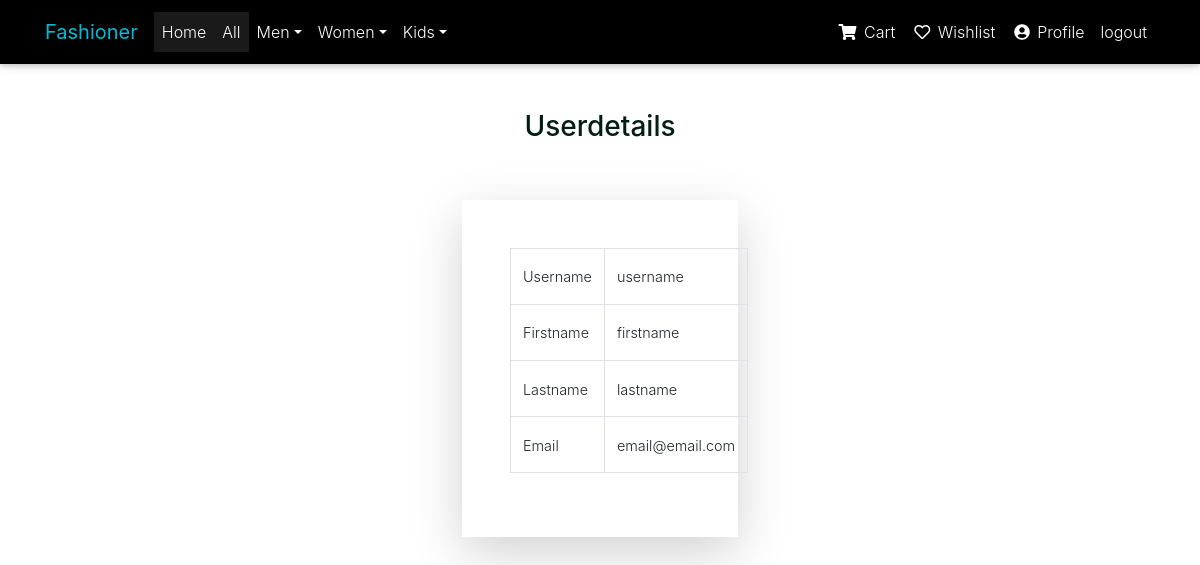
The page /home/profile/ (signed in) on the database as committed earlier.
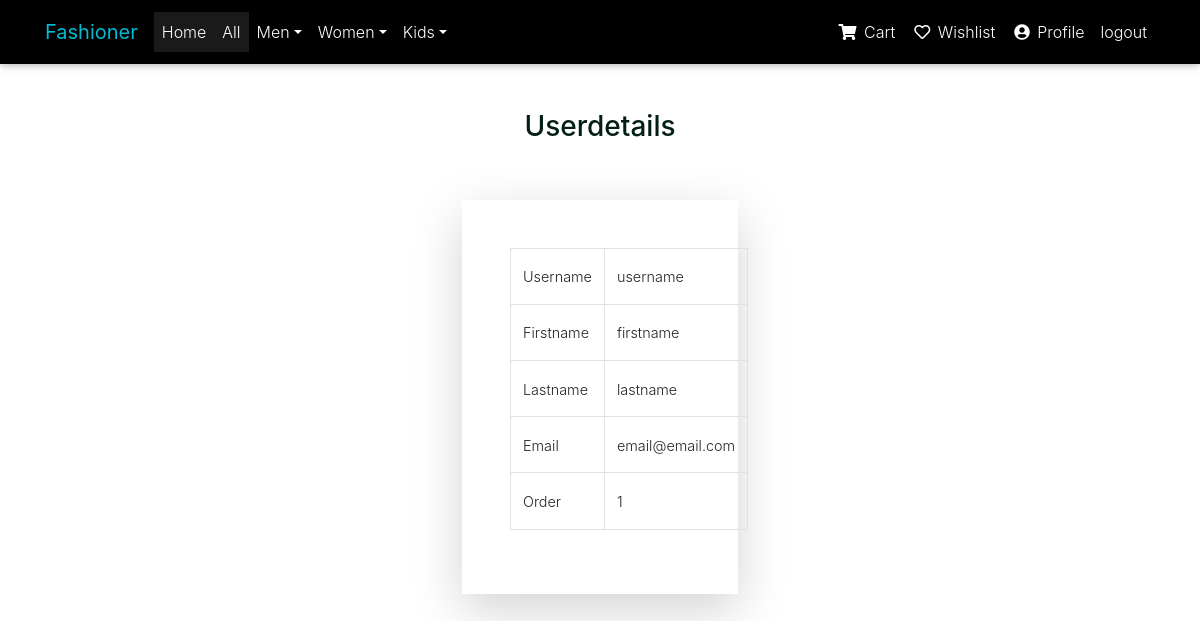
The same page on the database as committed later.
### FashionerMain/models.py (models this page shows)
class Order(models.Model):
    user = models.ForeignKey(User, on_delete=models.DO_NOTHING)
    products = models.ManyToManyField(Cart)
    ordered_date = models.DateTimeField(auto_now_add=True)
    address = models.CharField(max_length = 1000, default="")
    address2 = models.CharField(max_length = 1000, default="")
    country = models.CharField(max_length = 50, default="")
    state = models.CharField(max_length = 50, default="")
    pincode = models.CharField(max_length = 6, default="")
    total_amount = models.IntegerField(default=0)

### FashionerMain/views.py (the view)
# urls.py: path('profile/', views.profile_page, name='profile'),
def profile_page(request):
    orders = Order.objects.filter(user = request.user)
    context = {
        'orders': orders,
        'men': men,
        'women': women,
        'girls': girls,
        'boys': boys,
    }
    return render(request, "profile.html", context)

### templates/profile.html (shortened to what this page needs)
{% load static %}
<!doctype html>
<html lang="en">
<head>
    <link href="https://cdn.jsdelivr.net/npm/bootstrap@5.0.0-beta2/dist/css/bootstrap.min.css" rel="stylesheet">
    <link rel="stylesheet" href="https://use.fontawesome.com/releases/v5.11.2/css/all.css">
    <link href="{% static 'css/bootstrap.min.css' %}" rel="stylesheet">
    <link href="{% static 'css/mdb.min.css' %}" rel="stylesheet">
    <link href="{% static 'css/style.min.css' %}" rel="stylesheet">
</head>
<body>
    {% include "navbar.html" %}
    <div style="padding-top: 110px; color: rgb(3, 31, 21);">
        <h3 class="text-center">Userdetails</h3>
    </div>
    <div class="h-75 p-lg-5">
        <div class="container shadow-lg p-3 mb-5 bg-body w-25 h-150 p-lg-5">
            <table class="table table-bordered table-hover">
                <tr>
                    <td>Username</td>
                    <td>{{user.username}}</td>
                </tr>
                <tr>
                    <td>Firstname</td>
                    <td>{{user.first_name}}</td>
                </tr>
                <tr>
                    <td>Lastname</td>
                    <td>{{user.last_name}}</td>
                </tr>
                <tr>
                    <td>Email</td>
                    <td>{{user.email}}</td>
                </tr>
                {% for order in orders %}
                    <tr>
                        <td>Order</td>
                        <td>{{order.id}}</td>
                    </tr>
                {% endfor %}
            </table>
        </div>
    </div>
</body>
</html>

Rows that differ between the two databases and show on the page:
added Order: id "1"
